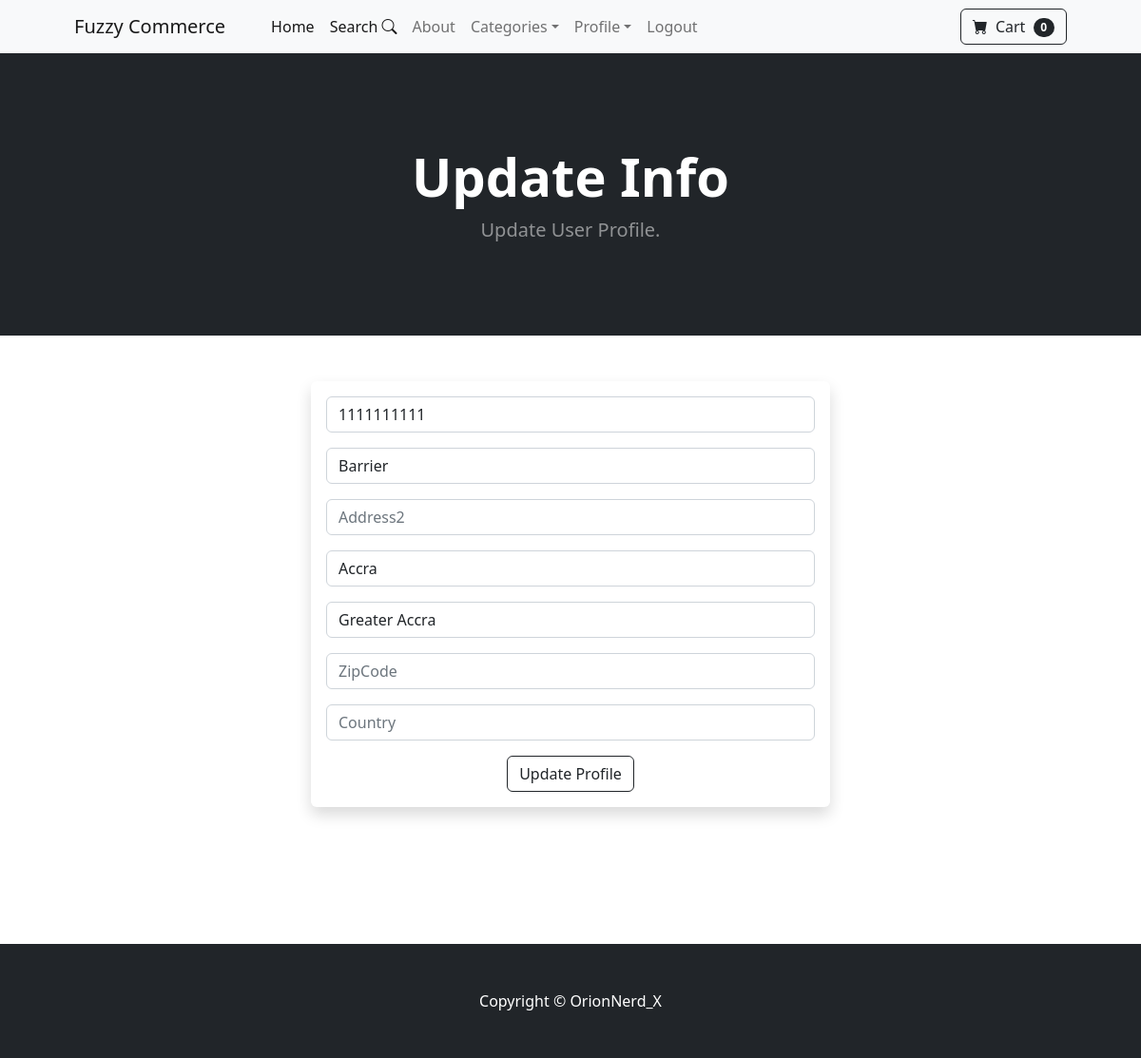
/update_info/ (signed in), run on the app's committed database.
### store/models.py (models this page shows, shortened)
class Profile(models.Model):
    user = models.OneToOneField(User, on_delete=models.CASCADE)
    date_modified = models.DateTimeField(User, auto_now=True)
    phone = models.CharField(max_length=20, blank=True)
    address1 = models.CharField(max_length=200, blank=True)
    address2 = models.CharField(max_length=200, blank=True)
    city = models.CharField(max_length=200, blank=True)
    state = models.CharField(max_length=200, blank=True)
    zipcode = models.CharField(max_length=200, blank=True)
    country = models.CharField(max_length=200, blank=True)
    old_cart = models.CharField(max_length=200, blank=True, null=True)

### store/views.py (the view)
# urls.py: path('update_info/', views.update_info, name='update-info'),
@login_required(login_url='/login/')
def update_info(request):
    if request.user.is_authenticated:
        current_user = Profile.objects.get(user__id=request.user.id)
        form = UserInfoForm(request.POST or None, instance=current_user)
        if form.is_valid():
            form.save()
            messages.success(request, 'You have successfully registered! :)')
            return redirect('home')
        return render(request, 'store/update_info.html', {'form': form})
    else:
        messages.error(request, 'You must be logged in to access that page :(')
        return render(request, 'store/update_info.html', {'form': form})

### cart/cart.py (called while the page is built)
    def __len__(self):
        return len(self.cart)

### cart/context_processors.py (called while the page is built)
def cart(request):
    return {'cart': Cart(request)}

### store/context_processors.py (called while the page is built)
def display_savage(request):
    return {
        'name': 'Savage',
    }

### store/templates/store/update_info.html (shortened to what this page needs)
{% extends 'store/_base.html' %}
{% block content %}
<header class="bg-dark py-5">
  <div class="container px-4 px-lg-5 my-5">
    <div class="text-center text-white">
      <h1 class="display-4 fw-bolder">Update Info</h1>
      <p class="lead fw-normal text-white-50 mb-0">
        Update User Profile.
      </p>
    </div>
  </div>
</header>
<div class="container mt-5">
  <div class="row">
    <div class="col-md-6 offset-md-3 mb-5">
      <form
        method="post"
        action="{% url 'update-info' %}"
        class="shadow p-3 mb-5 bg-body rounded">
        {{ form.as_p }}
        <button type="submit" class="btn btn-outline-dark mt-3 mx-auto d-block">Update Profile</button>
      </form>
    </div>
  </div>
</div>
{% endblock %}

### data on the page
Profile: phone "1111111111", address1 "Barrier", city "Accra", state "Greater Accra"

### other printed values
{{ cart|length }} "0"
